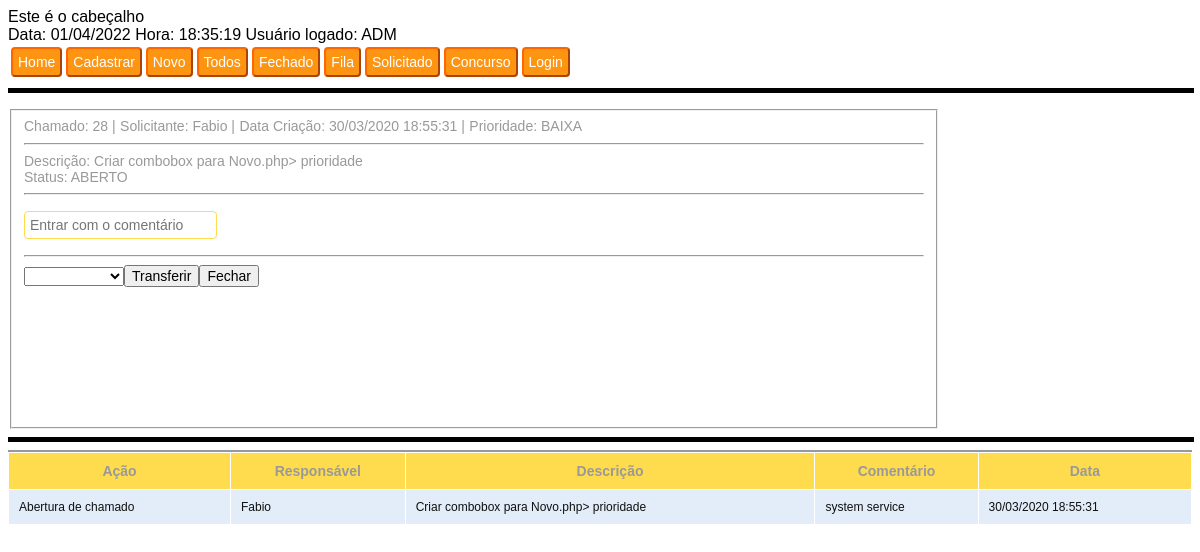
/atendimento.php?idchamado=28 (signed in), run on the app's committed database.
### tables this page shows
CREATE TABLE IF NOT EXISTS  usuario  (
   IDUSUARIO  int(11) NOT NULL AUTO_INCREMENT,
   NOMEUSUARIO  varchar(50) DEFAULT NULL,
   LOGINUSUARIO  varchar(50) DEFAULT NULL,
   SENHAUSUARIO  varchar(8) DEFAULT NULL,
  NIVELUSUARIO INT,
  PRIMARY KEY ( IDUSUARIO )
);

CREATE TABLE IF NOT EXISTS  chamado  (
   IDCHAMADO  int(11) NOT NULL AUTO_INCREMENT,
   idusuario  int(11) DEFAULT NULL,
   DATAINICHAMADO  timestamp NOT NULL DEFAULT current_timestamp(),
   DESCRICAOCHAMADO  varchar(500) DEFAULT NULL,
   PRIORIDADECHAMADO  varchar(20) DEFAULT NULL,
   STATUSCHAMADO  varchar(10) DEFAULT NULL,
   DATAFIMCHAMADO  datetime DEFAULT NULL,
  PRIMARY KEY ( IDCHAMADO ),
  KEY  fk_usuario  ( idusuario )
);

CREATE TABLE IF NOT EXISTS  atendimento  (
   IDATENDIMENTO  int(11) NOT NULL AUTO_INCREMENT,
   IDUSUARIO  int(11) DEFAULT NULL,
   IDCHAMADO  int(11) DEFAULT NULL,
   ACAOATENDIMENTO  varchar(100) DEFAULT NULL,
   DATAATENDIMENTO  timestamp NOT NULL DEFAULT current_timestamp(),
   COMENTARIOATENDIMENTO  varchar(500) DEFAULT NULL,
   responsavelatendimento  int(11) DEFAULT NULL,
  PRIMARY KEY ( IDATENDIMENTO ),
  KEY  FK_USUARIO  ( IDUSUARIO ),
  KEY  FK_CHAMADO  ( IDCHAMADO )
);

### funcao.php (called while the page is built)
<?PHP
function cData($data){
	$ano = substr($data,0,4);
	$mes = substr($data,5,2);
	$dia = substr($data,8,2);
	$horario = substr($data,11,8);
	 $data = $dia."/".$mes."/".$ano." ".$horario;
	return $data;
}
?>

### atendimento.php (the view, shortened to what this page needs)
<?php header("Content-type: text/html; charset=utf-8");
require_once('funcao.php');
require_once("conexao.php");
require_once('header.php');
require_once('menu.php');
$id=$_SESSION['id'];
$idc=$_GET['idchamado'];
 $sql = "SELECT nivelusuario from usuario where idusuario=$id";
		$result = mysqli_query($link,$sql)or die("Erro no banco de dados!");
		$dados = mysqli_fetch_array($result);
        $nivel=$dados[0];
if($nivel==1)
menu_atendimentoadm('Atendimento');
else
menu_atendimento('Atendimento');
$sql = "SELECT c.idchamado,u.nomeusuario,c.datainichamado,c.prioridadechamado,c.descricaochamado,c.statuschamado FROM chamado c inner join usuario u on c.idusuario=u.idusuario where c.idchamado=".$idc."";
$result = mysqli_query($link,$sql);
while($row = mysqli_fetch_array($result)) {
?>
<table>
       <form action="/Chamado/atendimento.php?idchamado=<?php echo $row[0]; ?>" method="post">
		    <fieldset  style="width:900px; height:300px" >
	          <Label for="chamado">Chamado: <?php echo $row[0]; ?>			|</label>
			  <Label for="solicitacao">Solicitante: <?php echo $row[1]; ?>			|</label>
			  <Label for="Data">Data Criação: <?php echo cdata($row[2]); ?>			|</label>
			  <label for="Prioridade">Prioridade: <?php echo $row[3]; ?>			 </label></br>
			  <hr>
              <Label for="Descricao">Descrição:  <?php echo $row[4]; ?></label></br>
			  <Label for="Responsável">Status:  <?php echo $row[5]; ?></label></br>
			  <?php
			  if($row[5] == 'Fechado'){
				echo '<input name="abrir" type="submit" value="Abrir" class ="btnsubmit">';
			  }
			  else {
			  ?>
			  <hr>
			  <p>
		      <input name="comentario" type="textarea" placeholder="Entrar com o comentário" class="txtField" required>
			  <hr>
	        <?php  $sql = "SELECT * from usuario";
            $result = mysqli_query($link,$sql);
            echo '<select name="itens" id="itens">
				<option value=" Transferir para" selected="selected"> </option>';
				while($row = mysqli_fetch_array($result))
				{
					echo '<option value="'.$row[1].'">'.$row[1].'</option>';
				}
			echo '</select>';
			echo '<input type="submit" name="transferir" value="Transferir">';
			echo '<input name="fechar" type="submit" value="Fechar">';
			  }
			echo '</form>';
             ?>
	   </table>
	   <?php
}
require_once('menu.php');
if(isset ($_POST['pesquisar'])){
        $sql = "SELECT c.idchamado,u.nomeusuario,c.datainichamado,c.descricaochamado,c.prioridadechamado,c.statuschamado FROM chamado c inner join usuario u on c.idusuario=u.idusuario where c.idchamado=".$_POST['pesquisa']."";
    }else
$sql="SELECT A.ACAOATENDIMENTO,U.NOMEUSUARIO, C.descricaochamado, A.COMENTARIOATENDIMENTO,a.dataatendimento FROM chamado C INNER JOIN atendimento A ON C.IDCHAMADO=A.IDCHAMADO INNER JOIN usuario U ON A.IDUSUARIO=U.IDUSUARIO where a.idchamado=".$idc."";
$result = mysqli_query($link,$sql);
$i=0;
while($row = mysqli_fetch_array($result)) {
if($i%2==0)
$classname="evenRow";
else
$classname="oddRow";
?>
<tr class="<?php if(isset($classname)) echo $classname;?>">
<td><?php echo $row[0]; ?></td>
<td><?php echo $row[1]; ?></td>
<td><?php echo $row[2]; ?></td>
<td><?php echo $row[3]; ?></td>
<td><?php echo cdata($row[4]); ?></td>
</tr>
<?php
$i++;
}
?>
</table>
    <body>
</html>

### header.php (shortened to what this page needs)
<?php
$id=$_SESSION['id'];
        $sql = "SELECT nomeusuario from usuario where idusuario=$id";
		$result = mysqli_query($link,$sql)or die("Erro no banco de dados!");
		$dados = mysqli_fetch_array($result);
        $nome=$dados[0];
echo"
<HTML>
<head>
<link rel='stylesheet' type='text/css' href='styles.css' />
</head>
<body>
<header>
   Este é o cabeçalho
</header>
";
echo "Data: " . date("d/m/Y")."   Hora: "  . date("H:i:s")." Usuário logado: $nome";
?>

### styles.css (style rules this page uses)
body { font-family:Arial; }
input { font-family:Arial; font-size:14px; }
label { font-family:Arial; font-size:14px; color:#999999; }
.txtField { padding: 5px; border:#fedc4d 1px solid; border-radius:4px; }
.evenRow { background-color: #E2EDF9; font-size:12px; color:#101010; }

### data on the page
usuario: NOMEUSUARIO "ADM"
chamado: IDCHAMADO "28", idusuario.NOMEUSUARIO "Fabio", DATAINICHAMADO "30/03/2020 18:55:31", PRIORIDADECHAMADO "BAIXA", DESCRICAOCHAMADO "Criar combobox para Novo.php> prioridade", STATUSCHAMADO "ABERTO"
atendimento: ACAOATENDIMENTO "Abertura de chamado", IDUSUARIO.NOMEUSUARIO "Fabio", IDCHAMADO.DESCRICAOCHAMADO "Criar combobox para Novo.php> prioridade", COMENTARIOATENDIMENTO "system service", DATAATENDIMENTO "30/03/2020 18:55:31"
